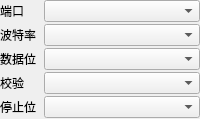
              <widget class="QWidget" name="pageLegacySerial">
               <layout class="QVBoxLayout" name="layLegacySerialPage">
                <property name="spacing">
                 <number>1</number>
                </property>
                <property name="leftMargin">
                 <number>0</number>
                </property>
                <property name="topMargin">
                 <number>0</number>
                </property>
                <property name="rightMargin">
                 <number>0</number>
                </property>
                <property name="bottomMargin">
                 <number>0</number>
                </property>
                <item>
                 <layout class="QFormLayout" name="formLegacySerial">
                  <property name="horizontalSpacing">
                   <number>8</number>
                  </property>
                  <property name="verticalSpacing">
                   <number>2</number>
                  </property>
                  <property name="leftMargin">
                   <number>0</number>
                  </property>
                  <property name="topMargin">
                   <number>0</number>
                  </property>
                  <property name="rightMargin">
                   <number>0</number>
                  </property>
                  <property name="bottomMargin">
                   <number>0</number>
                  </property>
                  <item row="0" column="0">
                   <widget class="QLabel" name="lblLegacyPort">
                    <property name="text">
                     <string>端口</string>
                    </property>
                   </widget>
                  </item>
                  <item row="0" column="1">
                   <widget class="QComboBox" name="legacyPortCombo"/>
                  </item>
                  <item row="1" column="0">
                   <widget class="QLabel" name="lblLegacyBaud">
                    <property name="text">
                     <string>波特率</string>
                    </property>
                   </widget>
                  </item>
                  <item row="1" column="1">
                   <widget class="QComboBox" name="legacyBaudCombo"/>
                  </item>
                  <item row="2" column="0">
                   <widget class="QLabel" name="lblLegacyDataBits">
                    <property name="text">
                     <string>数据位</string>
                    </property>
                   </widget>
                  </item>
                  <item row="2" column="1">
                   <widget class="QComboBox" name="legacyDataBitsCombo"/>
                  </item>
                  <item row="3" column="0">
                   <widget class="QLabel" name="lblLegacyParity">
                    <property name="text">
                     <string>校验</string>
                    </property>
                   </widget>
                  </item>
                  <item row="3" column="1">
                   <widget class="QComboBox" name="legacyParityCombo"/>
                  </item>
                  <item row="4" column="0">
                   <widget class="QLabel" name="lblLegacyStopBits">
                    <property name="text">
                     <string>停止位</string>
                    </property>
                   </widget>
                  </item>
                  <item row="4" column="1">
                   <widget class="QComboBox" name="legacyStopBitsCombo"/>
                  </item>
                 </layout>
                </item>
                <item>
                 <spacer name="legacySerialEpSpacer">
                  <property name="orientation">
                   <enum>Qt::Vertical</enum>
                  </property>
                  <property name="sizeHint" stdset="0">
                   <size>
                    <width>1</width>
                    <height>1</height>
                   </size>
                  </property>
                 </spacer>
                </item>
               </layout>
              </widget>
